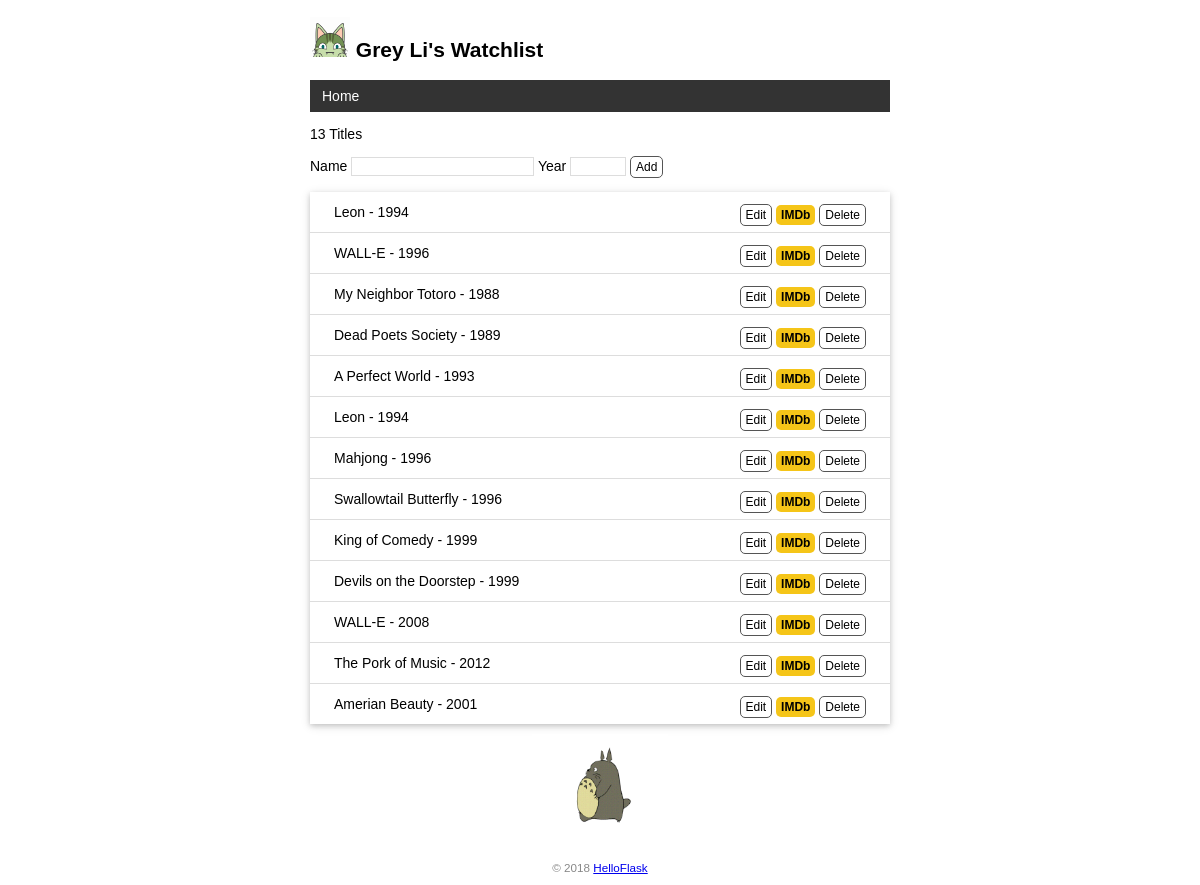
Before: / with the older database file.
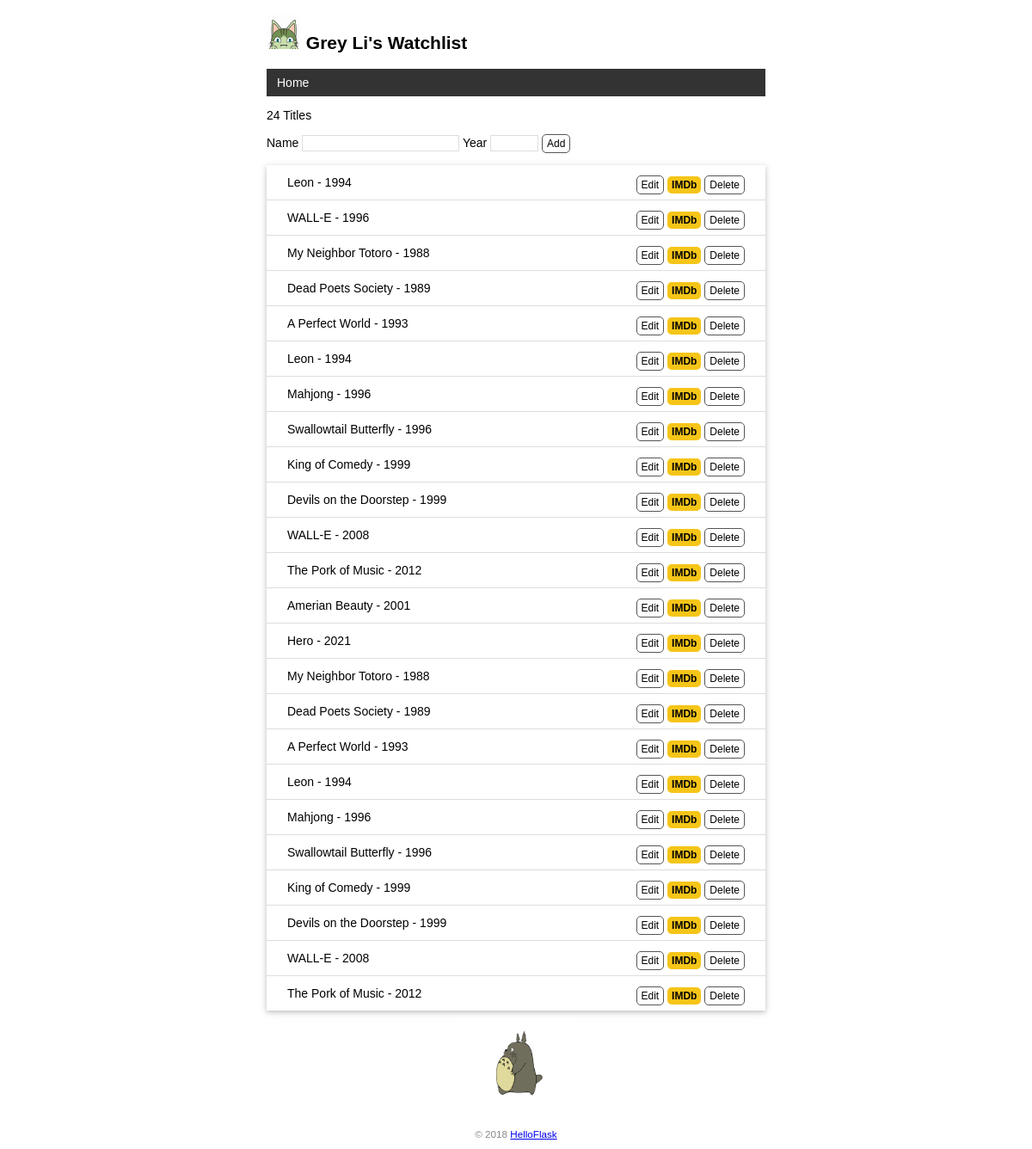
After: the same page with the newer database file.
### app3.py (models this page shows)
class User(db.Model):  # 表名将会是 user（自动生成，小写处理）
    id = db.Column(db.Integer, primary_key=True)  # 主键
    name = db.Column(db.String(20))  # 名字

class Movie(db.Model):  # 表名将会是 movie
    id = db.Column(db.Integer, primary_key=True)  # 主键
    title = db.Column(db.String(60))  # 电影标题
    year = db.Column(db.String(4))  # 电影年份

### app3.py (the view, shortened to what this page needs)
@app.route('/', methods=['GET', 'POST'])
def index():
    movies = Movie.query.all()
    return render_template('index.html', movies=movies)

### app3.py (called while the page is built)
@app.context_processor
def inject_user():
    user = User.query.first()
    return dict(user=user)

### templates/index.html
{% extends 'base.html' %}
{% block content %}
<p>{{ movies|length }} Titles</p>
<form method="post">
    Name <input type="text" name="title" autocomplete="off" required>
    Year <input type="text" name="year" autocomplete="off" required>
    <input class="btn" type="submit" name="submit" value="Add">
</form>
<ul class="movie-list">
    {% for movie in movies %}
    <li>{{ movie.title }} - {{ movie.year }}
        <span class="float-right">
            <a class="btn" href="{{ url_for('edit', movie_id=movie.id) }}">Edit</a>
            <a class="imdb" href="https://www.imdb.com/find?q={{ movie.title }}" target="_blank" title="Find this movie on IMDb">IMDb</a>
            <form class="inline-form" method="post" action="{{ url_for('delete', movie_id=movie.id) }}">
                <input class="btn" type="submit" name="delete" value="Delete" onclick="return confirm('Are you sure?')">
            </form>
        </span>
    </li>
    {% endfor %}
</ul>
<img alt="Walking Totoro" class="totoro" src="{{ url_for('static', filename='images/totoro.gif') }}" title="to~to~ro~">
{% endblock %}

### templates/base.html (shortened to what this page needs)
<!DOCTYPE html>
<html lang="en">
<head>
    {% block head %}
    <link rel="stylesheet" href="{{ url_for('static', filename='style.css') }}" type="text/css">
    {% endblock %}
</head>
<body>
    <h2>
        <img alt="Avatar" class="avatar" src="{{ url_for('static', filename='images/avatar.png') }}">
        {{ user.name }}'s Watchlist
    </h2>
    <nav>
        <ul>
            <li><a href="{{ url_for('index') }}">Home</a></li>
        </ul>
    </nav>
    {% block content %}{% endblock %}
    <footer>
        <small>&copy; 2018 <a href="http://helloflask.com/tutorial">HelloFlask</a></small>
    </footer>
</body>
</html>

### static/style.css (style rules this page uses)
body { margin: auto; max-width: 580px; font-size: 14px; font-family: Helvetica, Arial, sans-serif; }
.avatar { width: 40px; }
nav ul { list-style-type: none; margin: 0; padding: 0; overflow: hidden; background-color: #333; }
nav li { float: left; }
nav li a { display: block; color: white; text-align: center; padding: 8px 12px; text-decoration: none; }
input[type=submit] { font-family: inherit; }
input[type=text] { border: 1px solid #ddd; }
input[name=year] { width: 50px; }
.btn { font-size: 12px; padding: 3px 5px; text-decoration: none; cursor: pointer; background-color: white; color: black; border: 1px solid #555555; border-radius: 5px; }
.movie-list { list-style-type: none; padding: 0; margin-bottom: 10px; box-shadow: 0 2px 5px 0 rgba(0, 0, 0, 0.16), 0 2px 10px 0 rgba(0, 0, 0, 0.12); }
.movie-list li { padding: 12px 24px; border-bottom: 1px solid #ddd; }
.movie-list li:last-child { border-bottom:none; }
.float-right { float: right; }
.inline-form { display: inline; }
.imdb { font-size: 12px; font-weight: bold; color: black; text-decoration: none; background: #F5C518; border-radius: 5px; padding: 3px 5px; }
.totoro { display: block; margin: 0 auto; height: 100px; }
footer { color: #888; margin-top: 15px; text-align: center; padding: 10px; }

Changed rows visible on the page:
added Movie: title "Hero", year "2021"
added Movie: title "My Neighbor Totoro", year "1988"
added Movie: title "Dead Poets Society", year "1989"
added Movie: title "A Perfect World", year "1993"
added Movie: title "Leon", year "1994"
added Movie: title "Mahjong", year "1996"
added Movie: title "Swallowtail Butterfly", year "1996"
added Movie: title "King of Comedy", year "1999"
added Movie: title "Devils on the Doorstep", year "1999"
added Movie: title "WALL-E", year "2008"
added Movie: title "The Pork of Music", year "2012"
Other visible differences:
{{ movies|length }}: "13" → "24"
